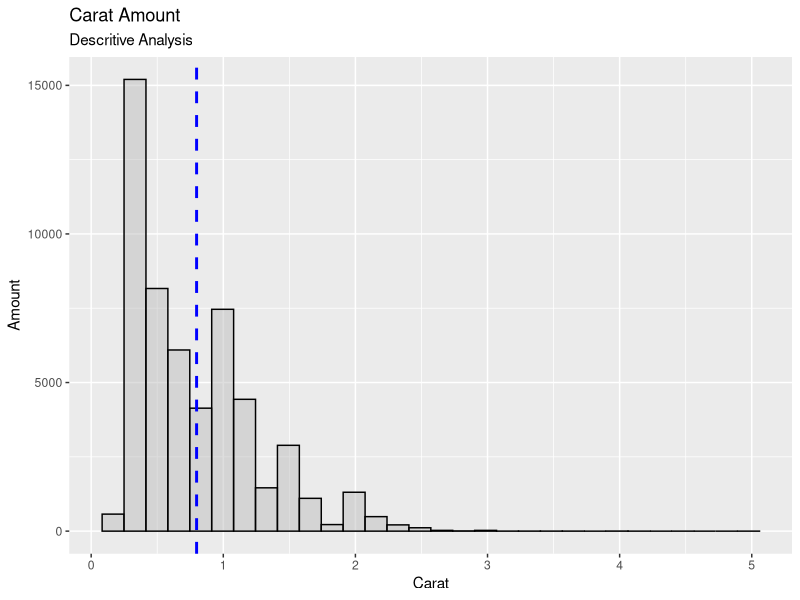
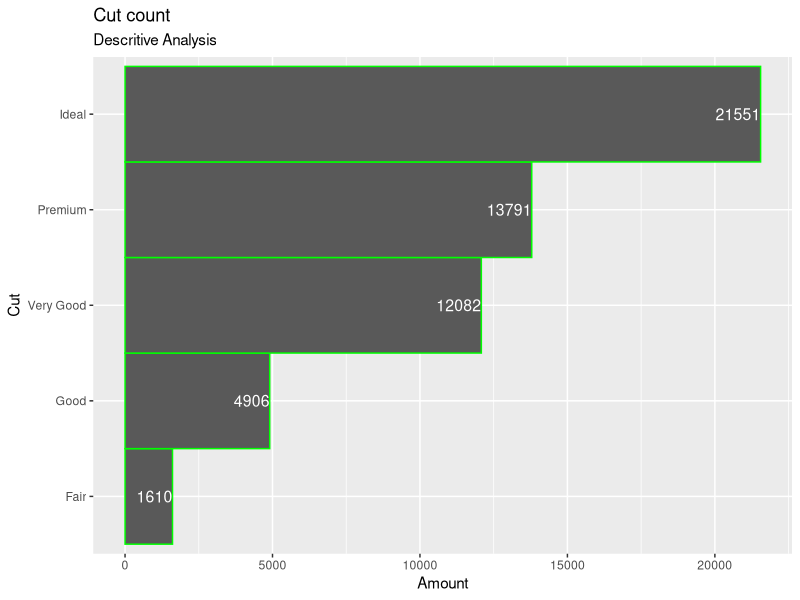
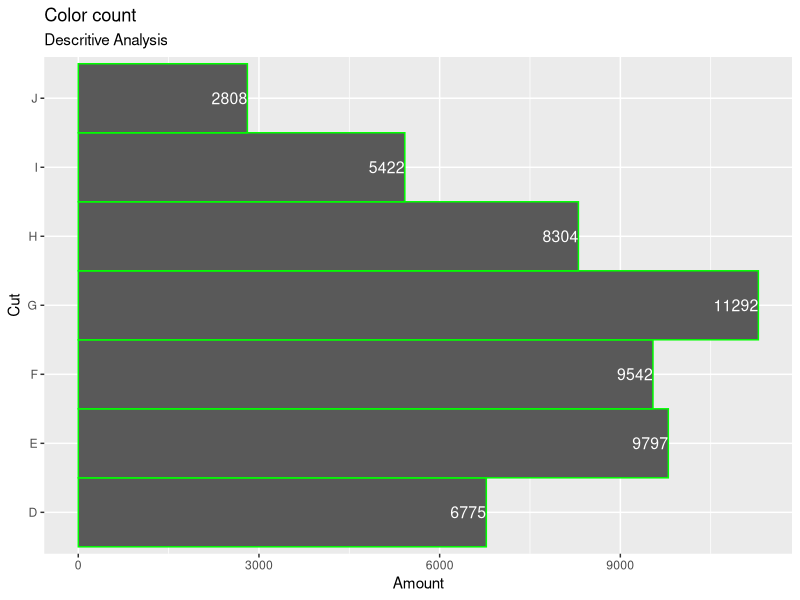
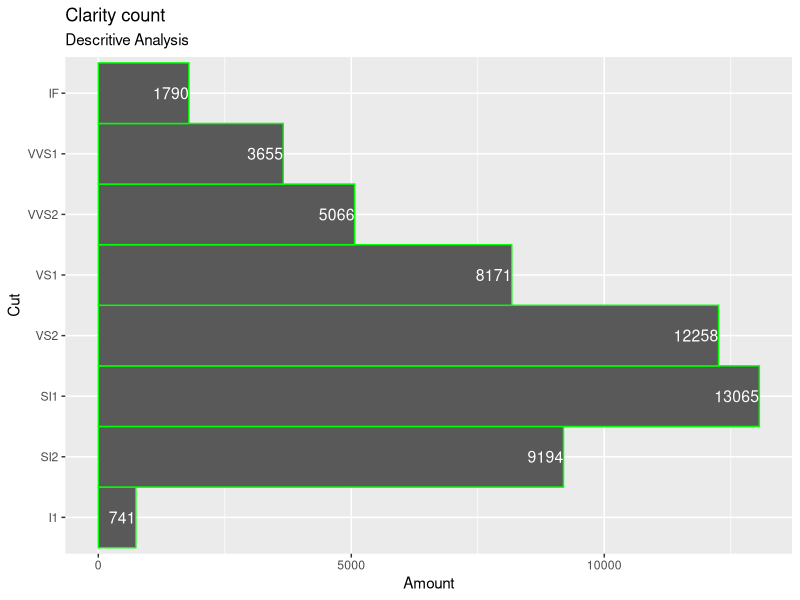
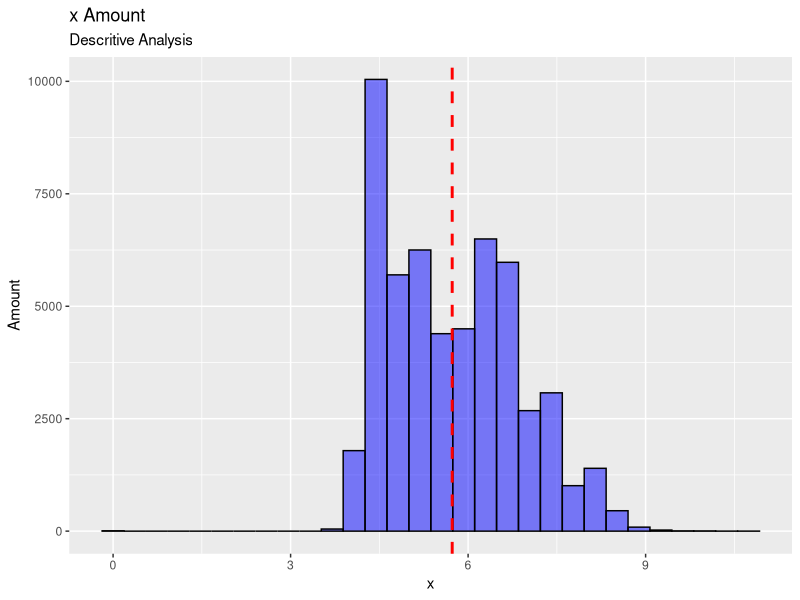
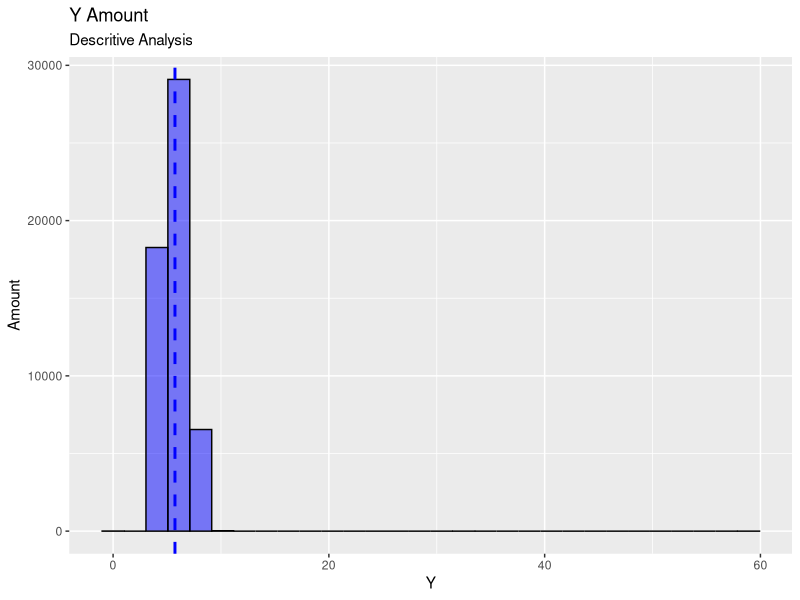
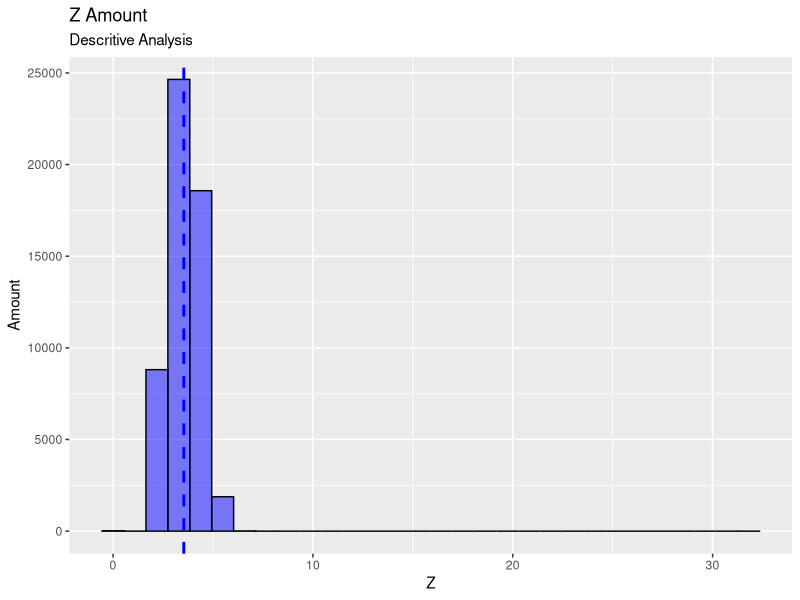
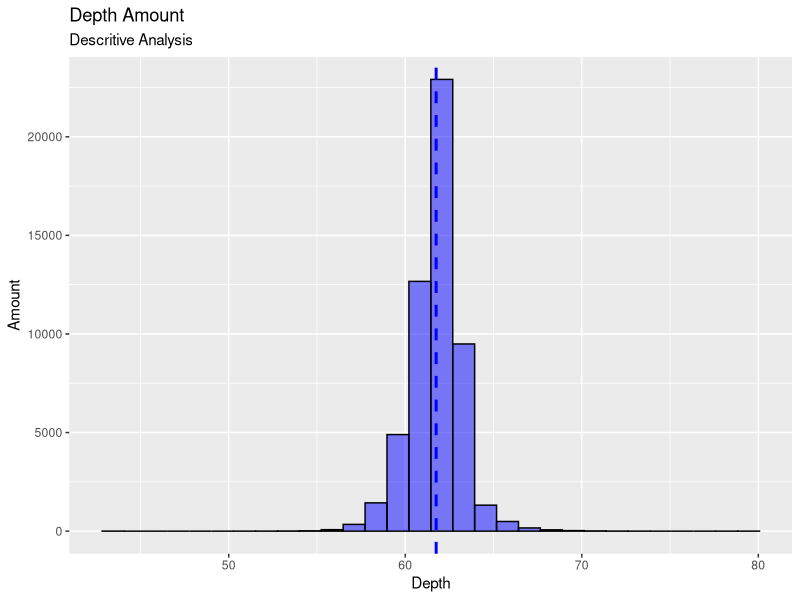

Write the R code that produced these figures, in order.
# libraries
library(dplyr);
library(ggplot2);

# setting data
data(diamonds);
dds <- diamonds;

# 1. Qual é a estrutura do conjunto de dados “diamantes”?
str(dds);

# 2. Explore a parte inicial e a final do conjunto de dados.
head(dds);
tail(dds);

# 3. Faça alguns sumários estatísticos para entender melhor a base de dados.
summary(dds);

# 4. A saída da função summary() está de acordo com a descrição mostrada anteriormente?
print('Sim, todos os dados estão de acordo com a função summary() e as anteriores')

# 5. Explore a variável price, seguindo o modelo de exploração.
head(dds$price);
tail(dds$price);
mean(dds$price);
summary(dds$price);

# 6. Veja a distribuição da variável (histograma); observe a faixa de valores da variável e também.
priceCount <- dds %>% count(price);
priceCountGraph <- ggplot(dds, aes(price)) +
  geom_histogram(color="grey", fill="green", alpha=.5, bins=100L) +
  labs(title="Price by amount", subtitles="Price Analysis", x="Price", y="Amount") +
  geom_vline(aes(xintercept=mean(price)), color="blue", linetype="dashed", size=1);

# 7. Explore também as variáveis carat, cut, color, clarity, x, y, z, depth e table, seguindo o modelo de exploração.
# carat
head(dds$carat);
tail(dds$carat);
mean(dds$carat);
summary(dds$carat);
caratHist <- ggplot(dds, aes(carat)) +
  geom_histogram(color="black", fill="grey", alpha=.5) +  
  geom_vline(aes(xintercept=mean(carat)), color="blue", linetype="dashed", size=1) +
  labs(title="Carat Amount", subtitles="Descritive Analysis", x="Carat", y="Amount");

caratHist;

# cut
head(dds$cut);
tail(dds$cut);
summary(dds$cut);
cutCount <- dds %>% count(cut);
cutCountGraph <- ggplot(dds, aes(x=cut)) +
  coord_flip() +  
  stat_count(width=1, colour="green", geom="bar") +
  labs(title="Cut count", subtitles="Descritive Analysis", x="Cut", y="Amount") +
  geom_text(aes(y=..count.., label=..count..), stat="count", color="white", hjust=1.0, size=4);

cutCount;
cutCountGraph;

# color
head(dds$color);
tail(dds$color);
summary(dds$color);
colorCount <- dds %>% count(color);
colorCountGraph <- ggplot(dds, aes(x=color)) +
  coord_flip() +
  stat_count(width=1, colour="green", geom="bar") +
  labs(title="Color count", subtitles="Descritive Analysis", x="Cut", y="Amount") +
  geom_text(aes(y=..count.., label=..count..), stat="count", color="white", hjust=1.0, size=4);

colorCount;
colorCountGraph;

# clarity
head(dds$clarity);
tail(dds$clarity);
summary(dds$clarity);
clarityCount <- dds %>% count(clarity);
clarityCountGraph <- ggplot(dds, aes(clarity)) +
  coord_flip() +
  stat_count(width=1, colour="green", geom="bar") +
  labs(title="Clarity count", subtitles="Descritive Analysis", x="Cut", y="Amount") +  
  geom_text(aes(y=..count.., label=..count..), stat="count", color="white", hjust=1.0, size=4);

clarityCount;
clarityCountGraph;

# x
head(dds$x);
tail(dds$x);
mean(dds$x);
summary(dds$x);
xGraph <- ggplot(dds, aes(x)) +
  geom_histogram(color="black", fill="blue", alpha=.5) +
  labs(title="x Amount", subtitles="Descritive Analysis", x="x", y="Amount") +
  geom_vline(aes(xintercept=mean(x)), color="red", linetype="dashed", size=1);

xGraph;

# y
head(dds$y);
tail(dds$y);
mean(dds$y);
summary(dds$y);
yGraph <- ggplot(dds, aes(y)) +
  geom_histogram(color="black", fill="blue", alpha=.5) +
  labs(title="Y Amount", subtitles="Descritive Analysis", x="Y", y="Amount") +
  geom_vline(aes(xintercept=mean(y)), color="blue", linetype="dashed", size=1);

yGraph;

# z
head(dds$z);
tail(dds$z);
mean(dds$z);
summary(dds$z);
zGraph <- ggplot(dds, aes(z)) +
  geom_histogram(color="black", fill="blue", alpha=.5) +
  labs(title="Z Amount", subtitles="Descritive Analysis", x="Z", y="Amount") +
  geom_vline(aes(xintercept=mean(z)), color="blue", linetype="dashed", size=1);

zGraph;

# depth
head(dds$depth);
tail(dds$depth);
mean(dds$depth);
summary(dds$depth);
depthCount <- dds %>% count(depth);
depthHisto <- ggplot(dds, aes(depth)) +
  geom_histogram(color="black", fill="blue", alpha=.5) +
  geom_vline(aes(xintercept=mean(depth)), color="blue", linetype="dashed", size=1) +
  labs(title="Depth Amount", subtitles="Descritive Analysis", x="Depth", y="Amount");
depthCountGraph <- ggplot(dds, aes(depth)) +
  stat_count(width=1, colour="green", geom="bar") +
  labs(title="Depth count", subtitles="Descritive Analysis", x="Depth", y="Amount") +
  geom_text(aes(y=..count.., label=..count..), stat="count", color="white", hjust=1.0, size=1);

depthCount;
depthHisto;
depthCountGraph;

# table
head(dds$table);
tail(dds$table);
mean(dds$table);
summary(dds$table);
tableGraph <- ggplot(dds, aes(table)) +
  geom_histogram(color="black", fill="blue", alpha=.5) +  
  geom_vline(aes(xintercept=mean(table)), color="blue", linetype="dashed", size=1) +
  labs(title="Table Amount", subtitles="Descritive Analysis", x="Table", y="Amount");

tableGraph;

# 8. Crie boxplots para as variáveis numéricas; veja se existem dados anormais (outliers).
# x boxplot + outliers
ggplot(dds, aes(x)) +
  coord_flip() +
  scale_color_brewer(palette="Dark2") +
  labs(title="Numeric Analysis", subtitles="X", x="X", y="") +
  geom_boxplot(outlier.colour="blue", outlier.size=2, fill='grey', color='black')

# y boxplot + outliers
ggplot(dds, aes(y)) +
  coord_flip() +
  scale_color_brewer(palette="Dark2") +
  labs(title="Numeric Analysis", subtitles="Y", x="Y", y="") +
  geom_boxplot(outlier.colour="blue", outlier.size=2, fill='grey', color='black')

# z boxplot + outliers  
ggplot(dds, aes(z)) +
  coord_flip() +
  scale_color_brewer(palette="Dark2") +
  labs(title="Numeric Analysis", subtitles="Z", x="Z", y="") +
  geom_boxplot(outlier.colour="blue", outlier.size=2, fill='grey', color='black')

# carat boxplot + outliers
ggplot(dds, aes(carat)) +
  coord_flip() +
  scale_color_brewer(palette="Dark2") +
  labs(title="Numeric Analysis", subtitles="Carat", x="Carat", y="") +
  geom_boxplot(outlier.colour="blue", outlier.size=2, fill='grey', color='black')

# price boxplot + outliers
ggplot(dds, aes(price)) +
  coord_flip() +
  scale_color_brewer(palette="Dark2") +
  labs(title="Numeric Analysis", subtitles="Price", x="Price", y="") +
  geom_boxplot(outlier.colour="blue", outlier.size=2, fill='grey', color='black')

# depth boxplot + outliers  
ggplot(dds, aes(depth)) +
  coord_flip() +
  scale_color_brewer(palette="Dark2") +
  labs(title="Numeric Analysis", subtitles="Depth", x="Depth", y="") +
  geom_boxplot(outlier.colour="blue", outlier.size=2, fill='grey', color='black')

# table boxplot + outliers
ggplot(dds, aes(table)) +
  coord_flip() +
  scale_color_brewer(palette="Dark2") +
  labs(title="Numeric Analysis", subtitles="Table", x="Table", y="") +
  geom_boxplot(outlier.colour="blue", outlier.size=2, fill='grey', color='black')

# 9. Utilize as variáveis categóricas para fazer o facetamento dos dados, mostrando alguns gráficos com 2 ou mais variáveis contínuas lado a lado
# Cut x Depth x Color
cutDepthColor <- ggplot(dds, aes(cut, depth, fill=color)) +
  theme_minimal() +
  facet_wrap(~ color, scale="free") +
  geom_boxplot(color="grey", notch=TRUE) +
  stat_summary(fun="mean", geom="point", shape=1, size=2, color="black") +
  labs(title="Categorical analysis", subtitles="Cut x Depth x Color", x="Cut", y="Depth")

# Cut x Depth x Clarity
cutDepthClarity <- ggplot(dds, aes(cut, depth, fill=clarity)) +
  theme_minimal() +
  geom_boxplot(color="grey") +
  facet_wrap(~ clarity, scale="free") +
  stat_summary(fun="mean", geom="point", shape=1, size=2, color="black") +
  labs(title="Categorical analysis", subtitles="Cut x Depth x Clarity", x="Cut", y="Depth")

# Clarity x Color
clarityColor <- boxplot(clarity ~ color, data=dds, xlab='Color', ylab='Clarity', main='Clarity by color', col='yellow');

# Price x Cut x Clarity
priceCutClarity <- ggplot(dds, aes(cut, price, fill=clarity)) +
  theme_minimal() +
  facet_wrap(~ clarity, scale="free") +
  geom_boxplot(color="black", notch=TRUE) +
  stat_summary(fun="mean", geom="point", shape=1, size=2, color="red") + 
  labs(title="Price Analysis", subtitles="Price x Cut x Clarity", x="Cut", y="Price")

# Price x Cut x Color
priceCutColor <- ggplot(dds, aes(cut, price, fill=color)) +
  theme_minimal() +  
  facet_wrap(~ color, scale="free") +
  geom_boxplot(color="black", notch=TRUE) +
  stat_summary(fun="mean", geom="point", shape=1, size=2, color="white") +
  labs(title="Price Analysis", subtitles="Price x Cut x Color", x="Cut", y="Price")

# Price x Color x Clarity
priceColor <- ggplot(dds, aes(color, price, fill=clarity)) +
  theme_minimal() +  
  facet_wrap(~ clarity, scale="free") +
  geom_boxplot(color="black", notch=TRUE) +
  stat_summary(fun="mean", geom="point", shape=1, size=2, color="white") +
  labs(title="Price Analysis", subtitles="Price x Color x Clarity", x="Color", y="Price")
